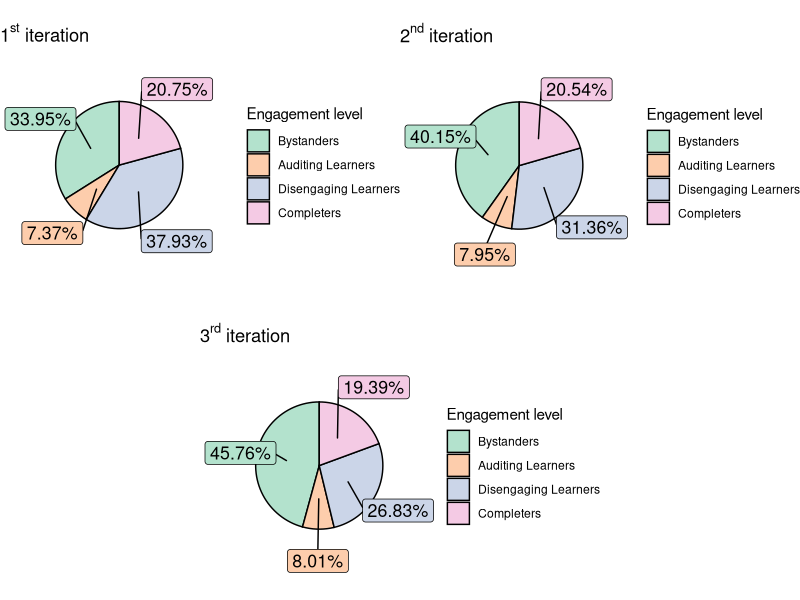

Source code (R):
## ---- chunk 1
knitr::opts_chunk$set(message = F, echo = T, eval = T, warning = F, tidy.opts=list(width.cutoff=60))
## ---- chunk 2
library(tidyverse)
surveys1 <- read_csv("Datasets/effec1.quest.compil.csv", locale = locale("fr"))
surveys2 <- read_csv("Datasets/effec2.quest.compil.csv", locale = locale("fr"))
surveys3 <- read_csv("Datasets/effec3.quest.compil.csv", locale = locale("fr"))
usages1 <- distinct(read_csv("Datasets/usages.effec1.csv", locale = locale("fr")))
usages2 <- distinct(read_csv("Datasets/usages.effec2.csv", locale = locale("fr")))
usages3 <- distinct(read_csv("Datasets/usages.effec3.csv", locale = locale("fr")))
## ---- chunk 3
usages1 <- usages1 %>% mutate(EngagementLevel = case_when(last.quizz == 5 & last.video > 30 &
                                                        Assignment.bin == 1 ~ 3, # Completers
                                 last.quizz > 0 | Assignment.bin == 1 ~ 2, # Disengaging Learners
                                 last.video / 35 > 0.1 ~ 1, # Auditing Learners
                                 TRUE ~ 0)) # Bystanders

usages2 <- usages2 %>% mutate(EngagementLevel = case_when(Exam.bin == 1 & 
                                                        Assignment.bin == 1 ~ 3, # Completers
                                 last.quizz > 0 | Assignment.bin == 1 ~ 2, # Disengaging Learners
                                 last.video / 35 > 0.1 ~ 1, # Auditing Learners
                                 TRUE ~ 0)) # Bystanders

usages3 <- usages3 %>% mutate(EngagementLevel = case_when(Exam.bin == 1 & 
                                                        Assignment.bin == 1 ~ 3, # Completers
                                 last.quizz > 0 | Assignment.bin == 1 ~ 2, # Disengaging Learners
                                 last.video / 35 > 0.1 ~ 1, # Auditing Learners
                                 TRUE ~ 0)) # Bystanders
## ---- chunk 4
library(ggplot2)
library(ggrepel)
library(gridExtra)

df1 <- usages1 %>% group_by(EngagementLevel) %>% tally(name = "value") %>%
          mutate(csum = rev(cumsum(rev(value))), 
         pos = if_else(is.na(value/2 + lead(csum, 1)), value/2, value/2 + lead(csum, 1)))

plot1 <- ggplot(df1, aes(x = "" , y = value, fill = factor(EngagementLevel))) +
  geom_col(width = 1, color = 1) +
  coord_polar(theta = "y") +
  geom_label_repel(data = df1,
                   aes(y = pos, label = paste0(round(value / sum(value) * 100,
                                              digits = 2), "%")),
                   size = 4.5, nudge_x = 1, show.legend = FALSE) +
  scale_fill_brewer(palette = "Pastel2", name = "Engagement level",
                    labels = c('Bystanders', 'Auditing Learners',
                    'Disengaging Learners', 'Completers')) +
  
  theme_void() + labs(title = expression('1'^st*' iteration'))

df2 <- usages2 %>% group_by(EngagementLevel) %>% tally(name = "value") %>%
          mutate(csum = rev(cumsum(rev(value))), 
         pos = if_else(is.na(value/2 + lead(csum, 1)), value/2, value/2 + lead(csum, 1)))

plot2 <- ggplot(df2, aes(x = "" , y = value, fill = factor(EngagementLevel))) +
  geom_col(width = 1, color = 1) +
  coord_polar(theta = "y") +
  geom_label_repel(data = df2,
                   aes(y = pos, label = paste0(round(value / sum(value) * 100,
                                              digits = 2), "%")),
                   size = 4.5, nudge_x = 1, show.legend = FALSE) +
  scale_fill_brewer(palette = "Pastel2", name = "Engagement level",
                    labels = c('Bystanders', 'Auditing Learners',
                    'Disengaging Learners', 'Completers')) +
  
  theme_void() + labs(title = expression('2'^nd*' iteration'))

df3 <- usages3 %>% group_by(EngagementLevel) %>% tally(name = "value") %>%
          mutate(csum = rev(cumsum(rev(value))), 
         pos = if_else(is.na(value/2 + lead(csum, 1)), value/2, value/2 + lead(csum, 1)))

plot3 <- ggplot(df3, aes(x = "" , y = value, fill = factor(EngagementLevel))) +
  geom_col(width = 1, color = 1) +
  coord_polar(theta = "y") +
  geom_label_repel(data = df3,
                   aes(y = pos, label = paste0(round(value / sum(value) * 100,
                                              digits = 2), "%")),
                   size = 4.5, nudge_x = 1, show.legend = FALSE) +
  scale_fill_brewer(palette = "Pastel2", name = "Engagement level",
                    labels = c('Bystanders', 'Auditing Learners',
                    'Disengaging Learners', 'Completers')) +
  
  theme_void() + labs(title = expression('3'^rd*' iteration'))

g <- arrangeGrob(plot1, plot2, plot3, ncol = 2, layout_matrix=rbind(c(1,1,2,2), c(NA, 3, 3, NA)))
ggsave("Plots/engagement_level.png", g)
grid.arrange(plot1, plot2, plot3, ncol = 2, layout_matrix=rbind(c(1,1,2,2), c(NA, 3, 3, NA)))
## ---- chunk 5
# Merge data
iter1 <- distinct(left_join(surveys1, usages1, by='Student_ID'))
iter2 <- distinct(left_join(surveys2, usages2, by='Student_ID'))
iter3 <- distinct(left_join(surveys3, usages3, by='Student_ID'))
iter3 <- iter3 %>% mutate_at(c('Curiosity.MOOC', 'Rencontres'), as.numeric)
data <- iter1 %>% full_join(iter2) %>% full_join(iter3)
head(data)
## ---- chunk 6
# Compute the analysis of variance
res.aov <- aov(last.video ~ Gender + Country_HDI + CSP, data = data)

# Summary of the analysis
summary(res.aov)
## ---- chunk 7
library("survival")
library("survminer")
data_survival <- data %>% filter(EngagementLevel == 1 | EngagementLevel == 2)
head(data_survival)
## ---- chunk 8
survival_gender <- survfit(Surv(last.video, EngagementLevel) ~ Gender, data = data_survival)
print(survival_gender)
